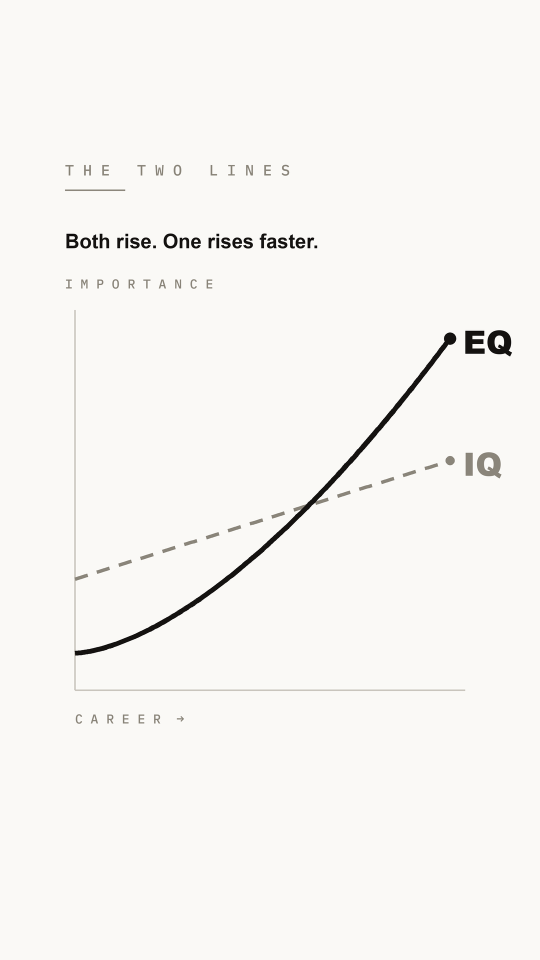
#> input picture content-src/video-scripts/ep4-assets/two-lines-chart.png, 1080 x 1920 px (shown at 1/2 size)
$ python -i fx_parts.py   (imports and definitions only)
#> lines starting #> are read from the running program, lines starting #| are printed output that depends on the picture
#!/usr/bin/env python3
"""
fx_parts.py — the 小Lin-style parts library for the FI (小红书) line.

One function per visual "skill", all pure PIL, all returning a finished
1080×1920 RGB frame (or an RGBA layer for the primitives), so compose_v2.py
and to_capcut.py can call them per frame, and a demo script can render
stills.  Catalogue (docs/XHS_GRAPHICS_V2_PLAN.md §7):

  primitives   ground_dots / ground_paper / ground_diagonal / grade_face /
               face_frame / pip_circle / pip_rect / label_block / bubble /
               card / flip_counter / halftone_text / caption / shadow
  effects      fx_bubble_cluster   气泡簇      — terms floating round the head
               fx_matrix_card      锚卡矩阵    — rows × cols, ? → values
               fx_twin_cards       手边卡      — 1–3 icon cards at chest level
               fx_calc_scene       算账        — object + flip counters + arrows + big PIP
               fx_split_phone      人+手机     — speaker rect + phone mock-up with a REAL screenshot
               fx_desk_collage     纸面拼贴    — polaroids on grid paper + small PIP
               fx_poster_chapter   海报章节    — halftone big word + centre PIP

Rules baked in (from the Ep34 v2 feedback, 2026-10-31):
  * speaker frame at zoom 1.0 for anything that sits BESIDE him (bubbles,
    held cards); the wall is keyed darker so cuts to ink cards don't flash;
  * nothing is ever drawn inside the face box; held things live in the
    chest band (0.52–0.74 H); the caption is one white line at 0.80 H;
  * real artefacts only (screenshots, product photos, your own photos) —
    the library frames evidence, it never invents it.
"""
from __future__ import annotations
import math, os
from functools import lru_cache
from PIL import Image, ImageDraw, ImageFont, ImageFilter, ImageEnhance, ImageChops

W, H = 1080, 1920
FONTS = os.path.expanduser("~/Video Studio/work/fonts")
F_HEAVY = os.path.join(FONTS, "SourceHanSansSC-Heavy.otf")
F_BRUSH = os.path.join(FONTS, "LXGWWenKai-Medium.ttf")
F_MONO = os.path.expanduser("~/Documents/hao-qian-advisory/src/assets/og/plex-mono-500.ttf")

TOK = {
    "ink": (18, 18, 22), "ink2": (30, 30, 36), "rim": (255, 255, 255),
    "white": (242, 238, 230), "muted": (186, 180, 168), "paper": (236, 232, 222),
    "gold": (222, 184, 70), "red": (214, 72, 64), "orange": (222, 92, 52),
}
TINTS = {  # low-saturation panel colours, one per row / bubble, never a fill for text
    "teal": (34, 74, 78), "violet": (72, 50, 106), "navy": (38, 52, 96),
    "wine": (96, 36, 60), "olive": (70, 78, 40), "slate": (54, 58, 70), "rust": (110, 58, 40),
}
TINT_ORDER = ["teal", "violet", "navy", "wine", "olive", "slate", "rust"]

# face geometry of the FI set-up at zoom 1.0 (raw 2160×3840 → 1080×1920):
FACE_CX, FACE_CY, FACE_R = 0.50, 0.355, 0.13      # centre + radius (fraction of W / H)
FACE_BOX = (0.33, 0.19, 0.67, 0.49)               # keep-out box (x0, y0, x1, y1)
CHEST_BAND = (0.53, 0.74)
CAPTION_Y = 0.80


# ───────────────────────── primitives ─────────────────────────
@lru_cache(maxsize=None)
def font(path: str, size: int):
    return ImageFont.truetype(path, size)


def cjk(size): return font(F_HEAVY, size)
def latin(size): return font(F_MONO, size)
def brush(size): return font(F_BRUSH, size)


# [18 lines left out: functions text_w, draw_text, not called in this run]


def smallcaps(layer, xy, txt, size, fill, anchor="ma", tracking=0.16):
    return draw_text(layer, xy, txt.upper(), latin(size), fill, spacing=tracking, anchor=anchor)


def shadow(layer: Image.Image, radius=18, offset=(0, 14), alpha=150) -> Image.Image:
    """Return layer composited over its own soft shadow (same size + padding)."""
    pad = radius * 3 + max(abs(offset[0]), abs(offset[1]))
    out = Image.new("RGBA", (layer.width + 2 * pad, layer.height + 2 * pad), (0, 0, 0, 0))
    sh = Image.new("RGBA", out.size, (0, 0, 0, 0))
    a = layer.split()[3].point(lambda v: v * alpha // 255)
    sh.paste((0, 0, 0, 255), (pad + offset[0], pad + offset[1]), a)
    sh = sh.filter(ImageFilter.GaussianBlur(radius))
    out.alpha_composite(sh)
    out.alpha_composite(layer, (pad, pad))
    return out


def rounded(size, radius, fill, stroke=None, stroke_w=2) -> Image.Image:
    im = Image.new("RGBA", size, (0, 0, 0, 0))
    d = ImageDraw.Draw(im)
    d.rounded_rectangle([0, 0, size[0] - 1, size[1] - 1], radius, fill=fill,
                        outline=stroke, width=stroke_w if stroke else 0)
    return im


# [71 lines left out: functions vgradient, tint_panel, ground_dots, _vignette, ground_paper, ground_diagonal and 1 more, not called in this run]


def grade_face(img: Image.Image, wall=1.0, vignette=0.0, face=None) -> Image.Image:
    """v5 (2026-10-31, Hao: 原片不用改都挺好看 — the phone picture IS the look).
    No wall key, no curve, no fall-off.  Only the "natural" family Hao accepted since Ep34, measured
    against the accepted Ep34 master (luma 120, sat 47, skin sat 88, R−B 16) — ours keeps the phone's
    brightness (luma ≈155, wall ≈220) and matches its warmth and skin saturation:
    warm tint R×1.02 / B×0.98 → saturation ×1.45 → contrast ×1.04 → brightness ×1.04."""
    R, G, B = img.split()
    out = Image.merge("RGB", (R.point(lambda v: min(255, int(v * 1.02))), G, B.point(lambda v: min(255, int(v * 0.98)))))
    out = ImageEnhance.Color(out).enhance(1.45)
    out = ImageEnhance.Contrast(out).enhance(1.04)
    return ImageEnhance.Brightness(out).enhance(1.04)


# [27 lines left out: functions face_frame, _face_square, pip_circle, not called in this run]


def pip_rect(src: Image.Image, size=(440, 640), radius=30) -> Image.Image:
    """Large portrait speaker window for 50/50 compositions (her phone / calc scenes)."""
    sw, sh = src.size
    ar = size[0] / size[1]
    ch = int(sh * 0.62); cw = int(ch * ar)
    cx, cy = int(sw * FACE_CX), int(sh * FACE_CY) + int(ch * 0.18)
    x0 = min(max(0, cx - cw // 2), sw - cw); y0 = min(max(0, cy - ch // 2), sh - ch)
    im = grade_face(src.crop((x0, y0, x0 + cw, y0 + ch)).resize(size, Image.LANCZOS), wall=0.72, vignette=0.1)
    out = Image.new("RGBA", size, (0, 0, 0, 0))
    out.paste(im, (0, 0), rounded(size, radius, (255, 255, 255, 255)))
    ImageDraw.Draw(out).rounded_rectangle([0, 0, size[0] - 1, size[1] - 1], radius, outline=(255, 255, 255, 60), width=2)
    return shadow(out, 20, (0, 16), 140)


# [168 lines left out: functions label_block, ornament, bubble, corner_brackets, card, icon_drop and 9 more, not called in this run]


# ───────────────────────── effects ─────────────────────────
def _frame(src, zoom=1.0, face_y=FACE_CY):
    return face_frame(src, zoom, face_y).convert("RGBA")


# [251 lines left out: functions fx_bubble_cluster, fx_matrix_card, fx_twin_cards, _counter_row, fx_calc_scene, _phone and 11 more, not called in this run]

>>> from PIL import Image
>>> picture = Image.open('../../content-src/video-scripts/ep4-assets/two-lines-chart.png')
#> picture is the input picture: PIL image 1080x1920 RGB; mean R, G, B 247.3, 246.3, 243.2
>>> result = pip_rect(picture)
#> in grade_face, `R, G, B = img.split()`:
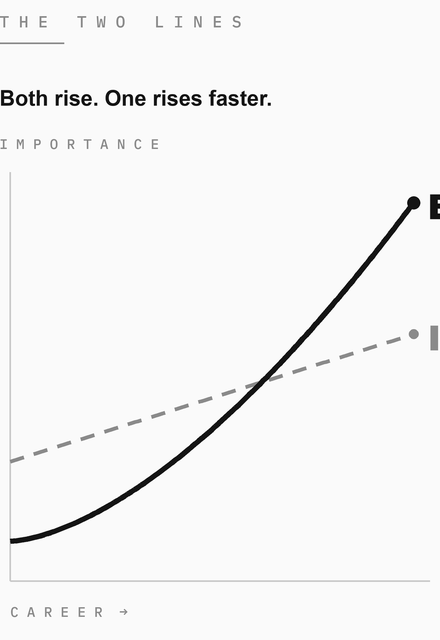
#> R: PIL image 440x640 L; min 0, max 255, mean 244.9
#> in pip_rect, `out = Image.new("RGBA", size, (0, 0, 0, 0))`: out: PIL image 440x640 RGBA; every value is 0
#> in shadow, `out = Image.new("RGBA", (layer.width + 2 * pad, layer.height + 2 * pad..`: out: PIL image 592x792 RGBA; every value is 0
#> in shadow, `a = layer.split()[3].point(lambda v: v * alpha // 255)`:
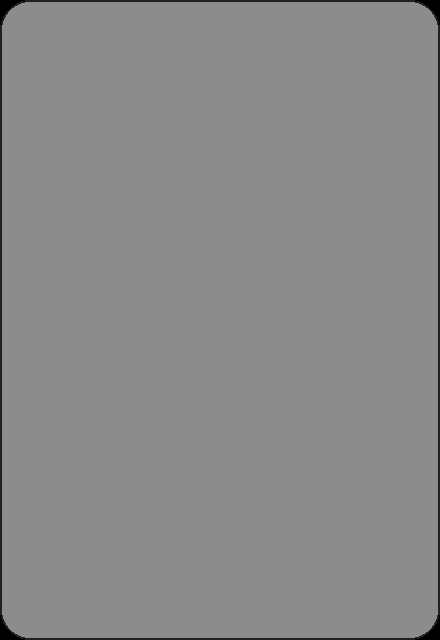
#> a: PIL image 440x640 L; min 0, max 140, mean 138
#> in shadow, `sh.paste((0, 0, 0, 255), (pad + offset[0], pad + offset[1]), a)`:
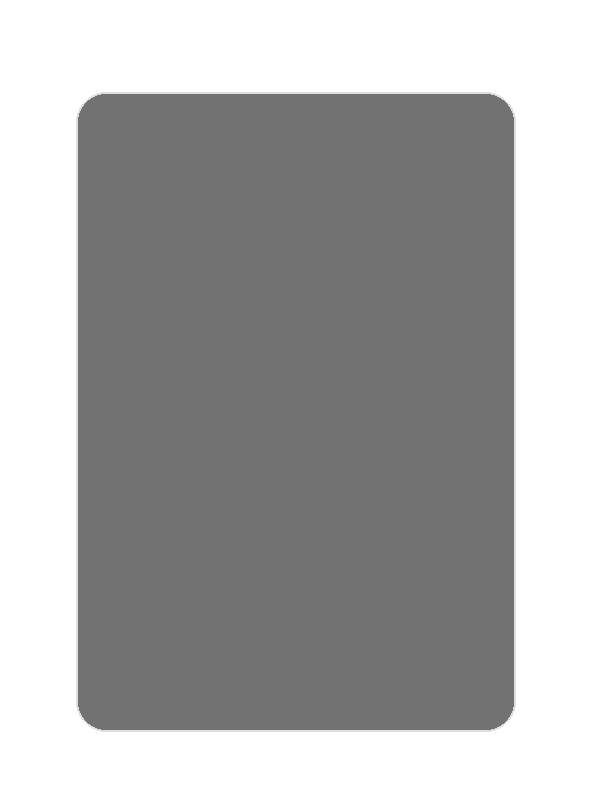
#> sh: PIL image 592x792 RGBA; mean R, G, B, A 0, 0, 0, 82.9; transparent parts drawn white
#> in shadow, `sh = sh.filter(ImageFilter.GaussianBlur(radius))`:
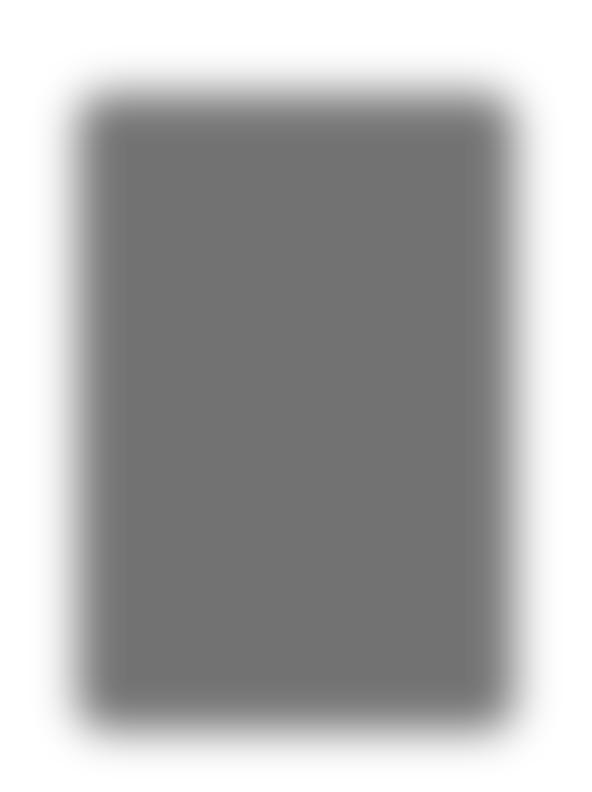
#> sh: PIL image 592x792 RGBA; mean R, G, B, A 0, 0, 0, 82.9; transparent parts drawn white
#> in shadow, `out.alpha_composite(layer, (pad, pad))`:
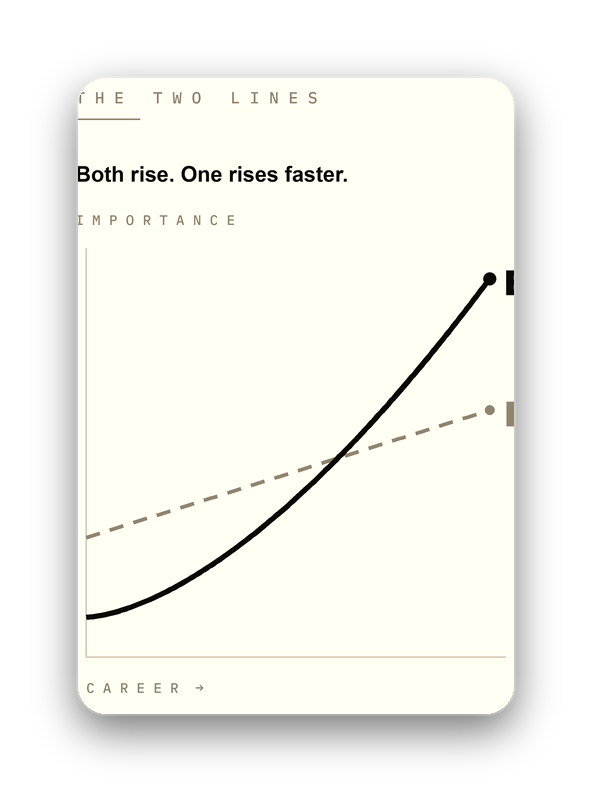
#> out: PIL image 592x792 RGBA; mean R, G, B, A 148.6, 148.4, 142, 156.6; transparent parts drawn white
